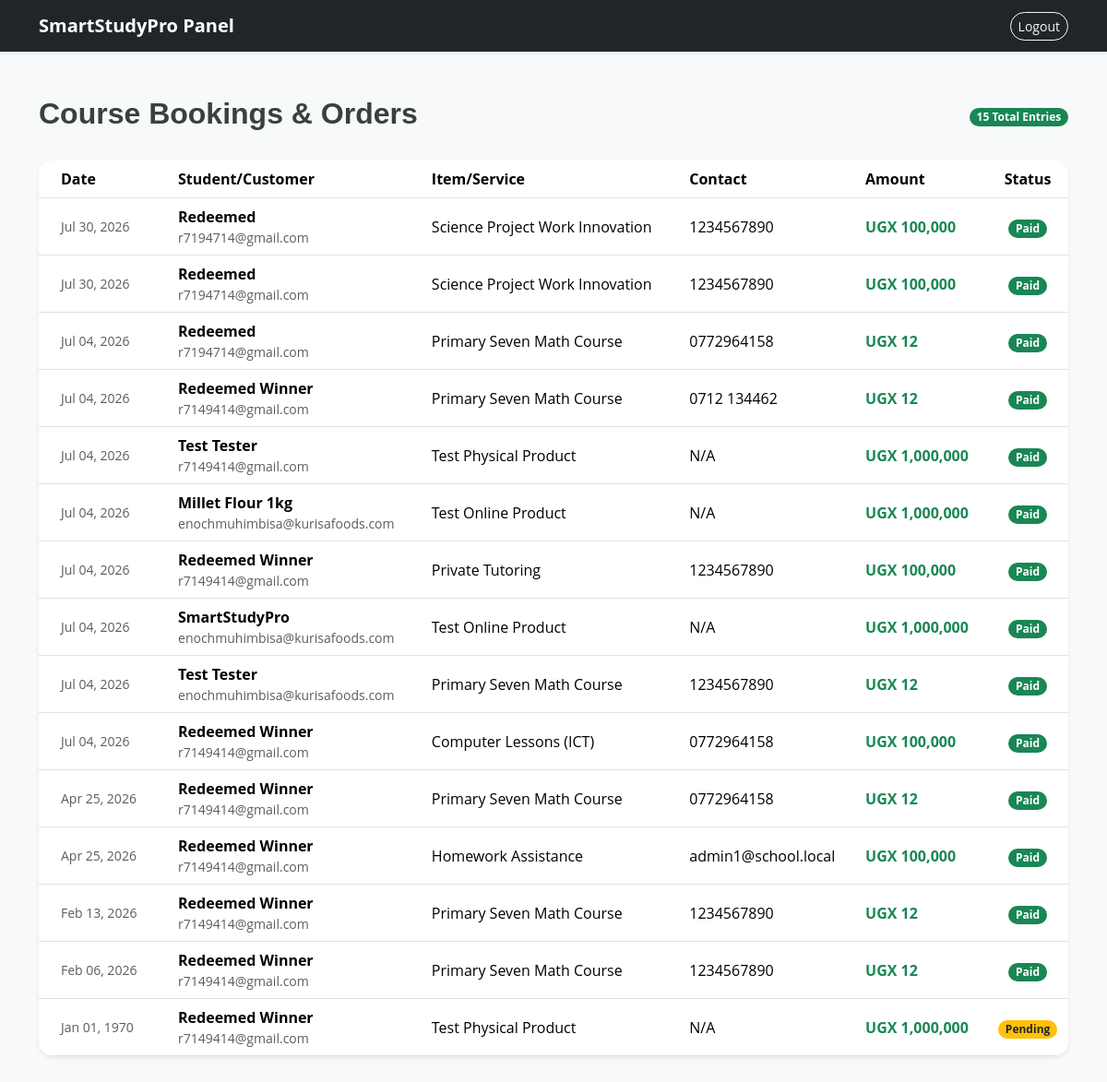
The page /admin.php (signed in) on the database as committed earlier.
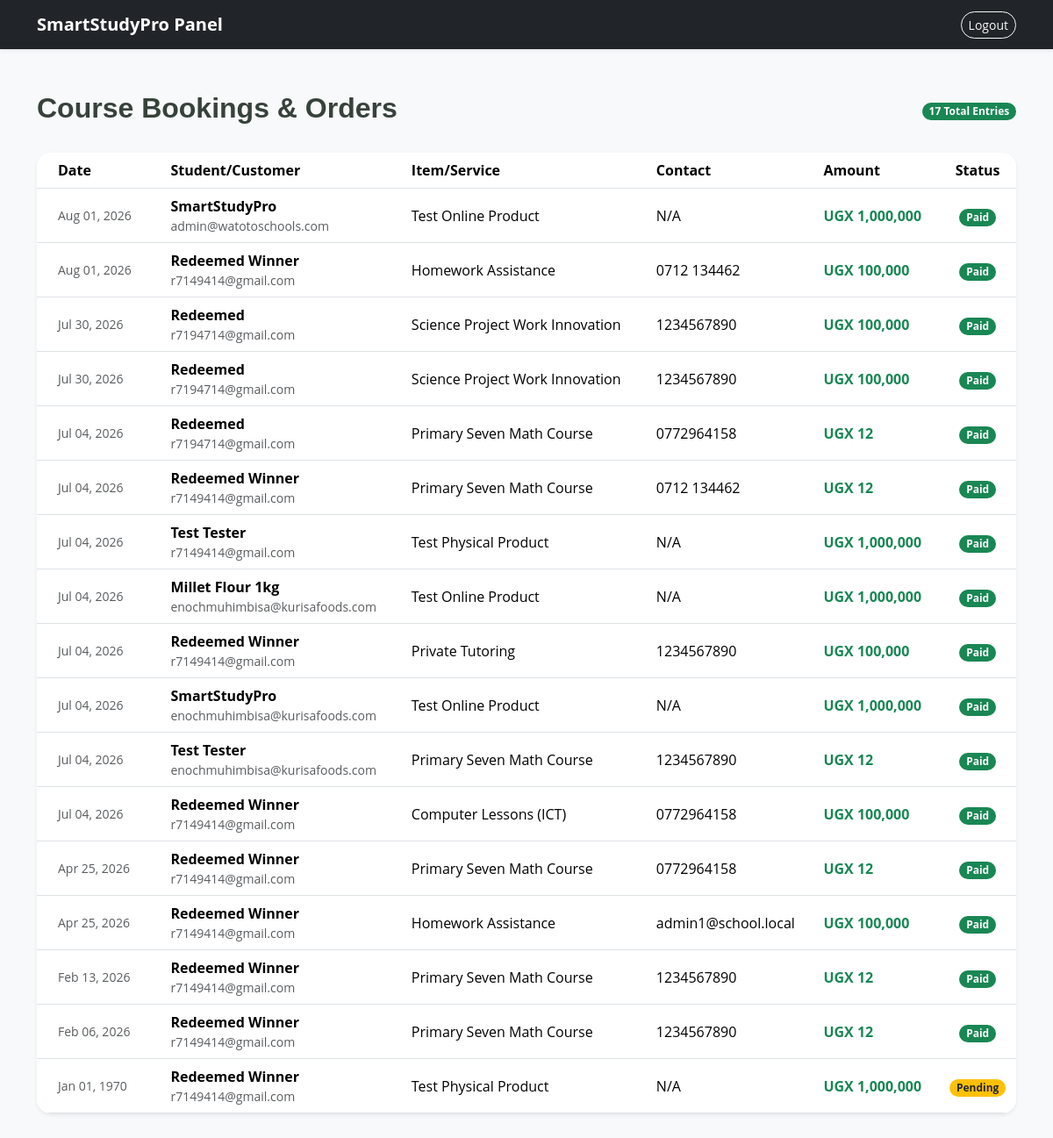
The same page on the database as committed later.
### tables this page shows
CREATE TABLE bookings (
    id INTEGER PRIMARY KEY AUTOINCREMENT,
    user_id TEXT,
    name TEXT,
    email TEXT,
    phone TEXT,
    service TEXT,
    date TEXT,
    message TEXT,
    price TEXT
, paid INTEGER DEFAULT 0, file_path TEXT, created_at DATETIME, synced INTEGER DEFAULT 0, account_id INTEGER);

### admin.php (the view, shortened to what this page needs)
<?php
$bookings = [];
if (isset($_SESSION['admin_logged_in'])) {
    try {
        $db = new PDO("sqlite:" . __DIR__ . "/database/bookings.db");
        $db->setAttribute(PDO::ATTR_ERRMODE, PDO::ERRMODE_EXCEPTION);
        $stmt = $db->query("SELECT * FROM bookings ORDER BY created_at DESC");
        $bookings = $stmt->fetchAll(PDO::FETCH_ASSOC);
    } catch (Exception $e) {
        $db_error = $e->getMessage();
    }
}
?>
<!DOCTYPE html>
<html lang="en">
<head>
  <link href="assets/vendor/bootstrap/css/bootstrap.min.css" rel="stylesheet">
  <link href="assets/vendor/bootstrap-icons/bootstrap-icons.css" rel="stylesheet">
  <link href="assets/css/main.css" rel="stylesheet">
</head>
<body class="bg-light">
  <?php if (!isset($_SESSION['admin_logged_in'])): ?>
    <div class="container d-flex justify-content-center align-items-center" style="min-height: 100vh;">
      <div class="card shadow-sm p-4" style="width: 100%; max-width: 400px; border-radius: 15px;">
        <div class="text-center mb-4">
            <img src="Smart_Study_Logo_Fin-removebg-preview.png" alt="Logo" style="height: 60px;">
            <h4 class="fw-bold mt-3">Admin Login</h4>
        </div>
        <form method="POST">
          <div class="mb-3">
            <label class="form-label">Password</label>
            <input type="password" name="password" class="form-control rounded-pill" required>
          </div>
          <?php if(isset($login_error)) echo "<p class='text-danger small'>$login_error</p>"; ?>
          <button type="submit" name="login" class="btn btn-success w-100 rounded-pill" style="background:#5fcf80; border:none;">Access Dashboard</button>
        </form>
      </div>
    </div>
  <?php else: ?>
    <nav class="navbar navbar-dark bg-dark shadow-sm">
      <div class="container">
        <a class="navbar-brand fw-bold" href="#">SmartStudyPro Panel</a>
        <a href="?logout=1" class="btn btn-outline-light btn-sm rounded-pill">Logout</a>
      </div>
    </nav>
    <main class="container py-5">
      <div class="d-flex justify-content-between align-items-center mb-4">
        <h2 class="fw-bold">Course Bookings & Orders</h2>
        <span class="badge bg-success rounded-pill"><?= count($bookings) ?> Total Entries</span>
      </div>
      <div class="card shadow-sm border-0 rounded-4 overflow-hidden">
        <div class="table-responsive">
          <table class="table table-hover align-middle mb-0">
            <thead class="bg-light">
              <tr>
                <th class="px-4">Date</th>
                <th>Student/Customer</th>
                <th>Item/Service</th>
                <th>Contact</th>
                <th>Amount</th>
                <th class="text-center">Status</th>
              </tr>
            </thead>
            <tbody>
              <?php foreach ($bookings as $row): ?>
              <tr>
                <td class="px-4 small text-muted"><?= date('M d, Y', strtotime($row['created_at'])) ?></td>
                <td>
                  <div class="fw-bold"><?= htmlspecialchars($row['name']) ?></div>
                  <div class="small text-muted"><?= htmlspecialchars($row['email']) ?></div>
                </td>
                <td><?= htmlspecialchars($row['service']) ?></td>
                <td><?= htmlspecialchars($row['phone']) ?></td>
                <td class="fw-bold text-success">UGX <?= number_format((float)$row['price']) ?></td>
                <td class="text-center">
                  <span class="badge rounded-pill <?= $row['paid'] ? 'bg-success' : 'bg-warning text-dark' ?>">
                    <?= $row['paid'] ? 'Paid' : 'Pending' ?>
                  </span>
                </td>
              </tr>
              <?php endforeach; ?>
            </tbody>
          </table>
        </div>
      </div>
    </main>
  <?php endif; ?>
</body>
</html>

Rows that differ between the two databases and show on the page:
added bookings: created_at "Aug 01, 2026", name "SmartStudyPro", email "admin@watotoschools.com", service "Test Online Product", phone "N/A", price "1,000,000", paid "Paid"
added bookings: created_at "Aug 01, 2026", name "Redeemed Winner", email "r7149414@gmail.com", service "Homework Assistance", phone "0712 134462", price "100,000", paid "Paid"
Other text that changed with them:
count($bookings): "15" → "17"
